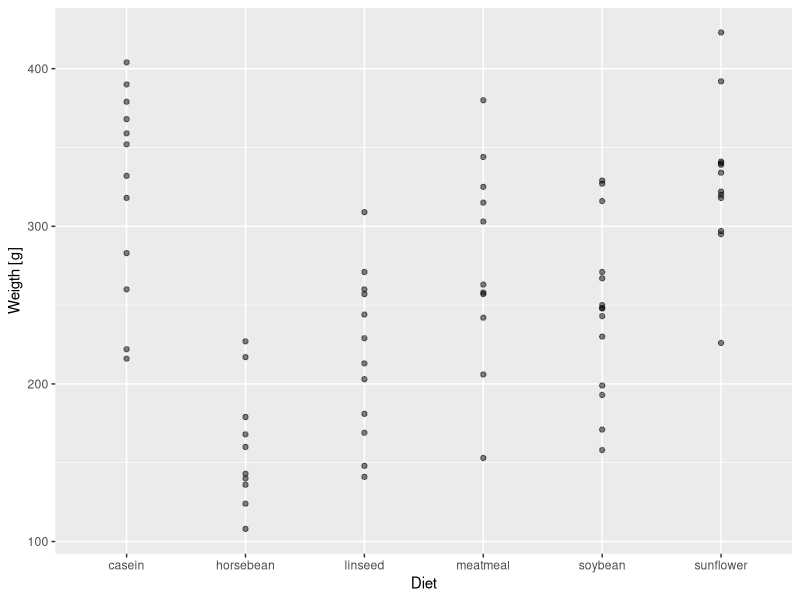
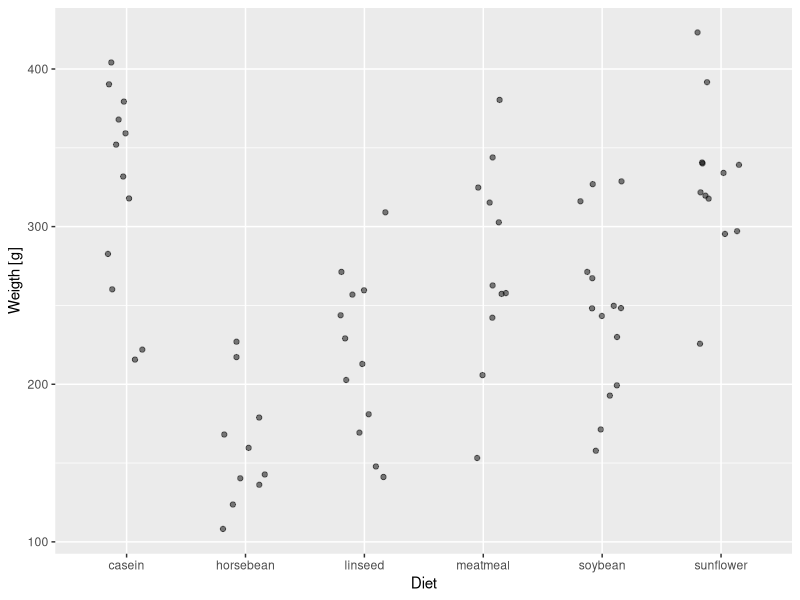
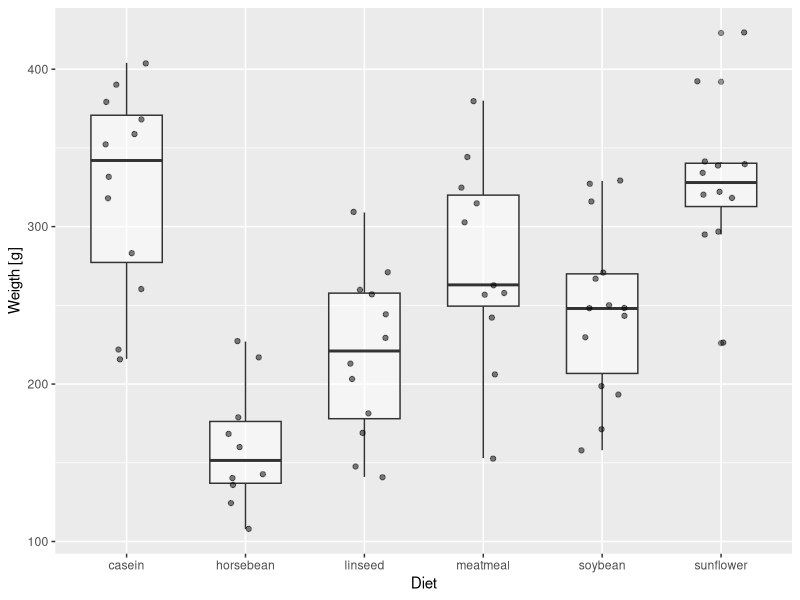
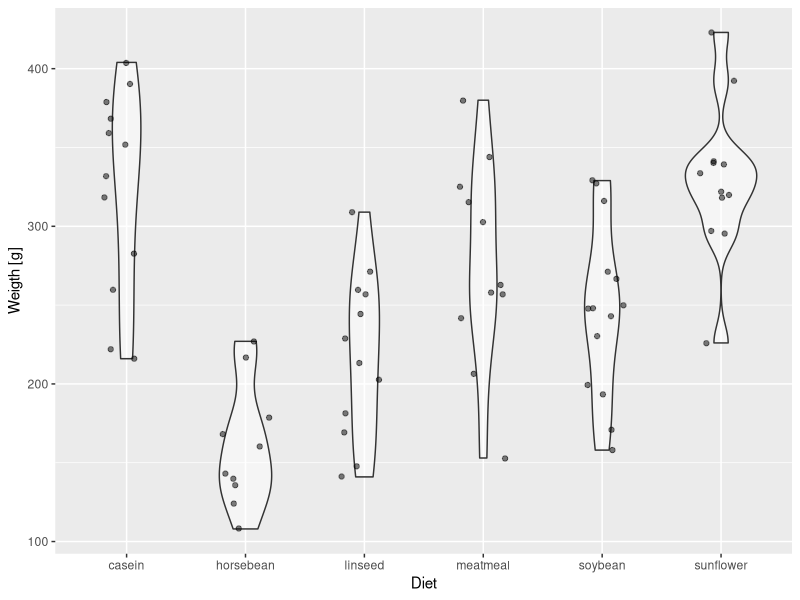
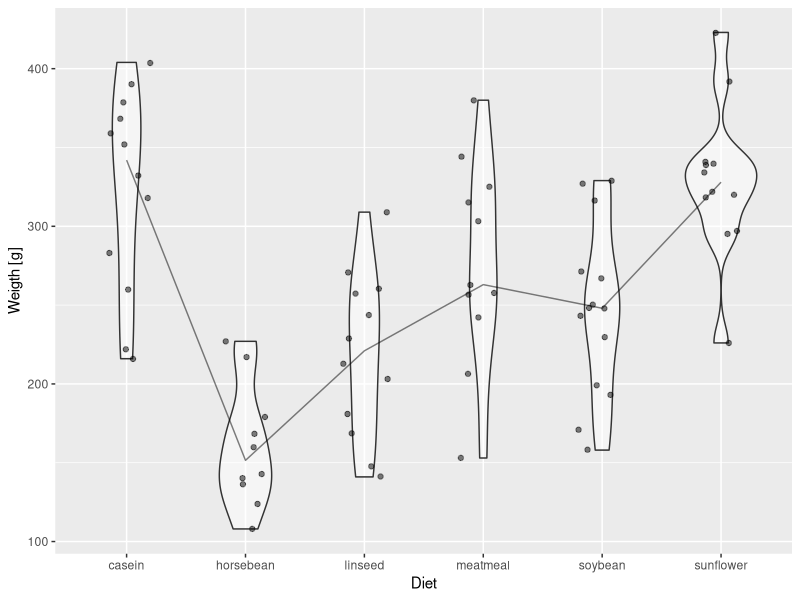
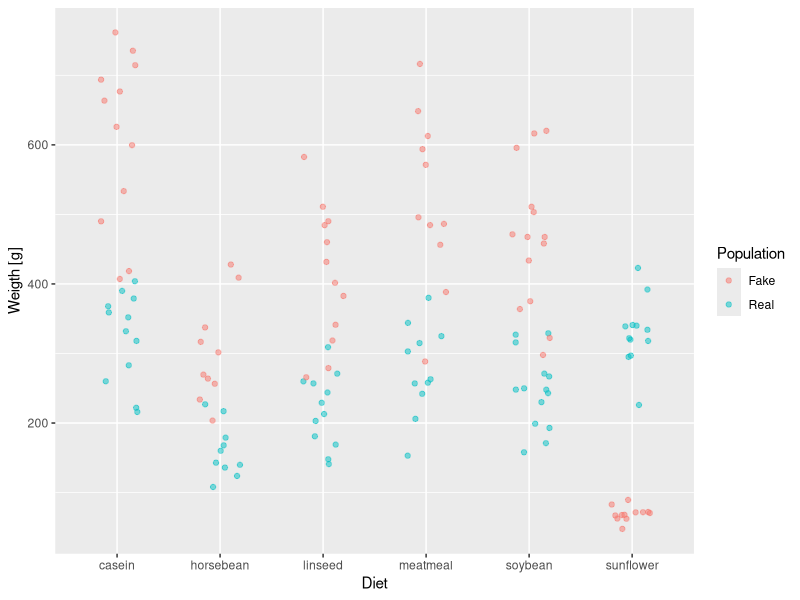
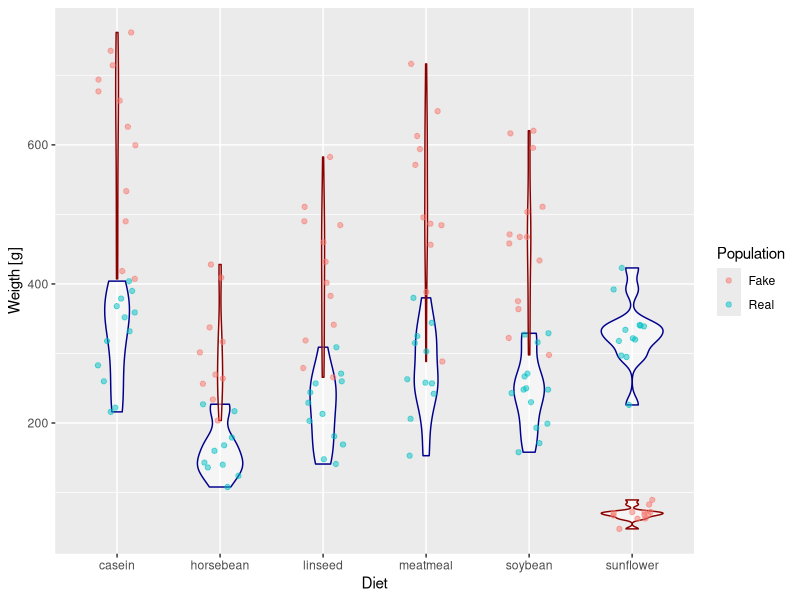

Source code (R) for these figures, in order:
## ---- chunk 1
knitr::opts_chunk$set(echo = TRUE)
## ---- chunk 2
library(ggplot2)
## ---- chunk 3

chickenDataset <- chickwts

## ---- chunk 4

chickenScatterPlot <- ggplot()
chickenScatterPlot <- chickenScatterPlot + geom_point(aes(x=chickenDataset$feed, y=chickenDataset$weight), alpha = 0.5)
chickenScatterPlot <- chickenScatterPlot + labs(x = "Diet", y = "Weigth [g]")
plot(chickenScatterPlot)

## ---- chunk 5

chickenJitterPlot <- ggplot()
chickenJitterPlot <- chickenJitterPlot + geom_jitter(aes(x=chickenDataset$feed, y=chickenDataset$weight), width = 0.2, alpha = 0.5)
chickenJitterPlot <- chickenJitterPlot + labs(x = "Diet", y = "Weigth [g]")
plot(chickenJitterPlot)

## ---- chunk 6

chickenBoxPlot <- ggplot()
chickenBoxPlot <- chickenBoxPlot + geom_boxplot(aes(x=chickenDataset$feed, y=chickenDataset$weight), width = 0.6, alpha = 0.5)
chickenBoxPlot <- chickenBoxPlot + geom_jitter(aes(x=chickenDataset$feed, y=chickenDataset$weight), width = 0.2, alpha = 0.5)
chickenBoxPlot <- chickenBoxPlot + labs(x = "Diet", y = "Weigth [g]")
plot(chickenBoxPlot)

## ---- chunk 7

chickenViolinPlot <- ggplot()
chickenViolinPlot <- chickenViolinPlot + geom_violin(aes(x=chickenDataset$feed, y=chickenDataset$weight), width = 0.6, alpha = 0.5)
chickenViolinPlot <- chickenViolinPlot + geom_jitter(aes(x=chickenDataset$feed, y=chickenDataset$weight), width = 0.2, alpha = 0.5)
chickenViolinPlot <- chickenViolinPlot + labs(x = "Diet", y = "Weigth [g]")
plot(chickenViolinPlot)

## ---- chunk 8

medianLabels <- levels(chickenDataset$feed)
medianValues <- c()
medianGroups <- c()
for (level in medianLabels) {
  medianValue <- median(chickenDataset$weight[chickenDataset$feed == level])
  medianValues <- c(medianValues, medianValue)
  medianGroups <- c(medianGroups, "Chicken")
}

chickenViolinPlot <- ggplot()
chickenViolinPlot <- chickenViolinPlot + geom_violin(aes(x=chickenDataset$feed, y=chickenDataset$weight), width = 0.6, alpha = 0.5)
chickenViolinPlot <- chickenViolinPlot + geom_jitter(aes(x=chickenDataset$feed, y=chickenDataset$weight), width = 0.2, alpha = 0.5)
chickenViolinPlot <- chickenViolinPlot + geom_line(aes(x=medianLabels, y=medianValues, group=medianGroups), alpha = 0.5)
chickenViolinPlot <- chickenViolinPlot + labs(x = "Diet", y = "Weigth [g]")
plot(chickenViolinPlot)

## ---- chunk 9

# 1. We need a population vector that will tell from which population the chicken comes from
populationReal <- character(length(chickenDataset$weight))
populationReal[] <- "Real"
populationFake <- character(length(chickenDataset$weight))
populationFake[] <- "Fake"
newPopulation <- c(populationReal, populationFake)

# 2. We create a vector giving the diet of every chicken
newDiet <- c(chickenDataset$feed, chickenDataset$feed)

# 3. We create the fake weight and append it to the original weight
fakeWeight <- ifelse(chickenDataset$feed == "sunflower",  runif(1, 0.2, 0.5) * chickenDataset$weight, runif(1, 1.8, 2) * chickenDataset$weight)
newWeight <- c(chickenDataset$weight, fakeWeight)

# 5. We create a data frame for the fake population
fakeDataset <- data.frame(feed=chickenDataset$feed, weight=fakeWeight)

# 4. we put everything in a new data frame that will this time contain three vectors: the population, the diet, and the weigth
chickenDataset2 <- data.frame(population=newPopulation, feed=newDiet, weight=newWeight)

## ---- chunk 10

chickenJitterPlot2 <- ggplot()
chickenJitterPlot2 <- chickenJitterPlot2 + geom_jitter(aes(x=chickenDataset2$feed, y=chickenDataset2$weight, col=chickenDataset2$population), width = 0.2, alpha = 0.5)
chickenJitterPlot2 <- chickenJitterPlot2 + labs(x = "Diet", y = "Weigth [g]", col = "Population")
plot(chickenJitterPlot2)

## ---- chunk 11

chickenViolinPlot2 <- ggplot()
chickenViolinPlot2 <- chickenViolinPlot2 + geom_violin(aes(x=chickenDataset$feed, y=chickenDataset$weight), col= "darkblue", width = 0.6, alpha = 0.5)
chickenViolinPlot2 <- chickenViolinPlot2 + geom_violin(aes(x=fakeDataset$feed, y=fakeDataset$weight), col= "darkred", width = 0.6, alpha = 0.5)
chickenViolinPlot2 <- chickenViolinPlot2 + geom_jitter(aes(x=chickenDataset2$feed, y=chickenDataset2$weight, col=chickenDataset2$population), width = 0.2, alpha = 0.5)
chickenViolinPlot2 <- chickenViolinPlot2 + labs(x = "Diet", y = "Weigth [g]", col = "Population")
plot(chickenViolinPlot2)

